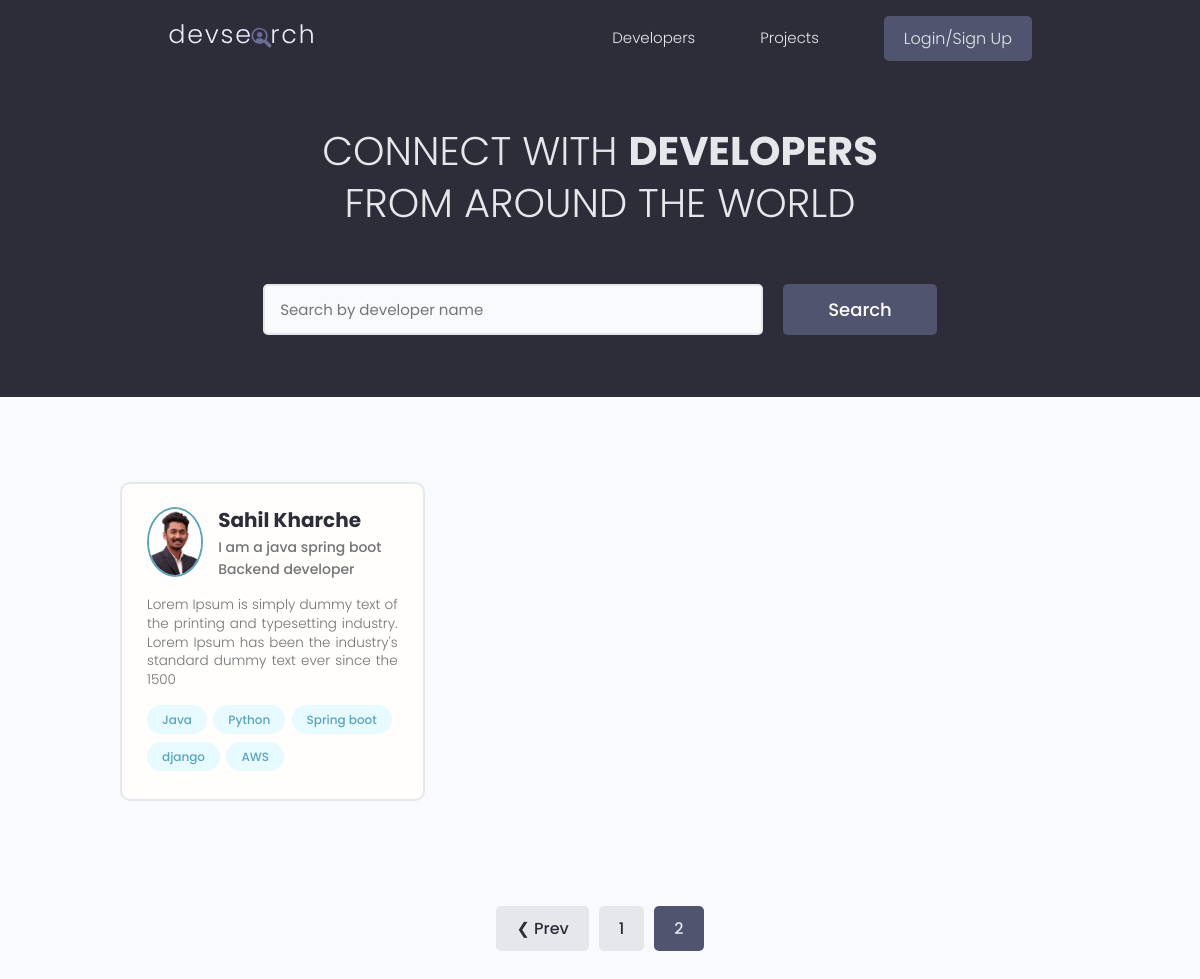
Page /?page=2 on the earlier database version.
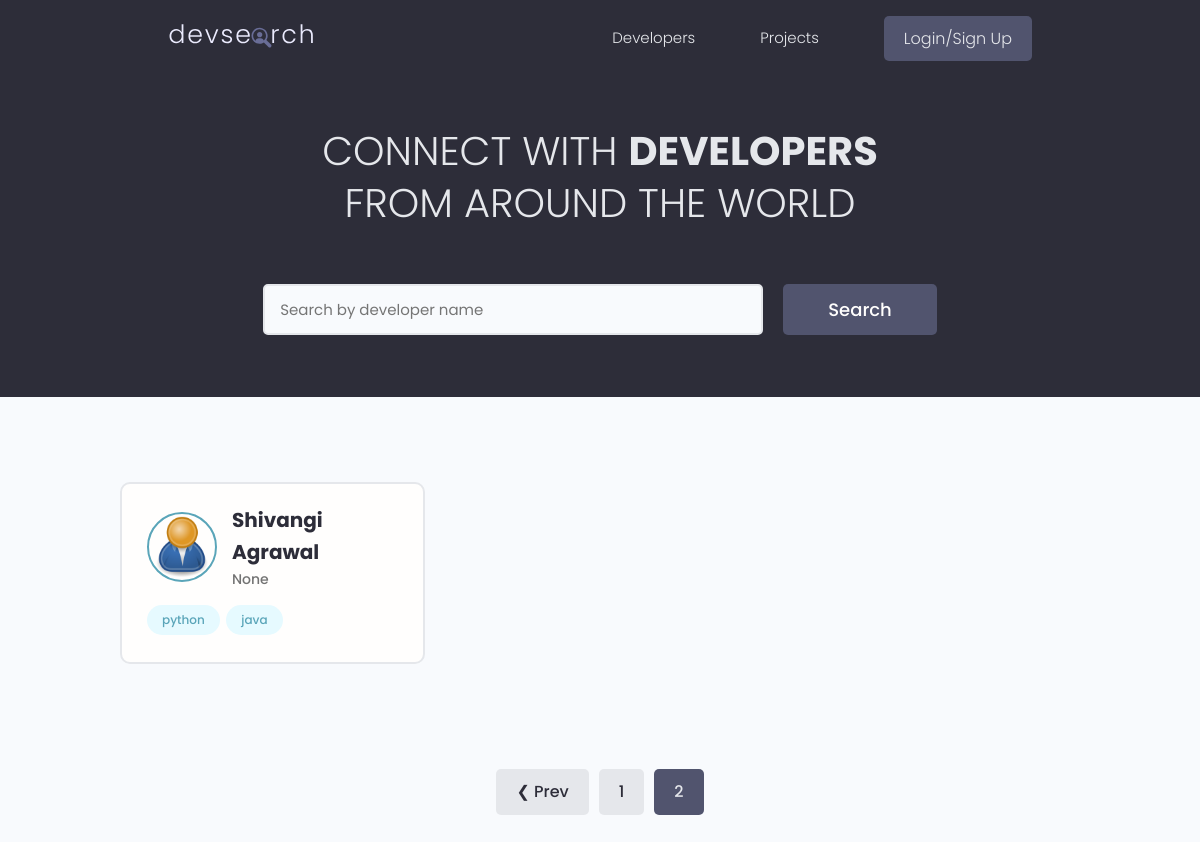
Same page on the later database version.
### users/models.py (models this page shows, shortened)
class Profile(models.Model):
    user = models.OneToOneField(
        User, on_delete=models.CASCADE, null=True, blank=True)
    name = models.CharField(max_length=200, blank=True, null=True)
    email = models.EmailField(max_length=500, blank=True, null=True)
    username = models.CharField(max_length=200, blank=True, null=True)
    location = models.CharField(max_length=200, blank=True, null=True)
    short_intro = models.CharField(max_length=200, blank=True, null=True)
    bio = models.TextField(blank=True, null=True)
    profile_image = models.ImageField(
        null=True, blank=True, upload_to='profiles/', default="profiles/user-default.png")
    social_github = models.CharField(max_length=200, blank=True, null=True)
    social_twitter = models.CharField(max_length=200, blank=True, null=True)
    social_linkedin = models.CharField(max_length=200, blank=True, null=True)
    social_youtube = models.CharField(max_length=200, blank=True, null=True)
    social_website = models.CharField(max_length=200, blank=True, null=True)
    created = models.DateTimeField(auto_now_add=True)
    id = models.UUIDField(default=uuid.uuid4, unique=True,
                          primary_key=True, editable=False)
    class Meta:
        ordering = ['created']
    @property
    def imageURL(self):
        try:
            url = self.profile_image.url
        except:
            url = ''
        return url

class Skill(models.Model):
    owner = models.ForeignKey(
        Profile, on_delete=models.CASCADE, null=True, blank=True)
    name = models.CharField(max_length=200, blank=True, null=True)
    description = models.TextField(null=True, blank=True)
    created = models.DateTimeField(auto_now_add=True)
    id = models.UUIDField(default=uuid.uuid4, unique=True,
                          primary_key=True, editable=False)
    def __str__(self):
        return str(self.name)

### users/views.py (the view)
# urls.py: path('', views.profiles, name="profiles"),
def profiles(request):
    profiles, search_query = searchProfiles(request)
    custom_range, profiles = paginateProfiles(request, profiles, 3)
    context = {'profiles': profiles, 'search_query': search_query,
               'custom_range': custom_range}
    return render(request, 'users/profiles.html', context)

### users/utils.py (called while the page is built)
def paginateProfiles(request, profiles, results):
    page = request.GET.get('page')
    paginator = Paginator(profiles, results)
    try:
        profiles = paginator.page(page)
    except PageNotAnInteger:
        page = 1
        profiles = paginator.page(page)
    except EmptyPage:
        page = paginator.num_pages
        profiles = paginator.page(page)
    leftIndex = (int(page) - 4)
    if leftIndex < 1:
        leftIndex = 1
    rightIndex = (int(page) + 5)
    if rightIndex > paginator.num_pages:
        rightIndex = paginator.num_pages + 1
    custom_range = range(leftIndex, rightIndex)
    return custom_range, profiles

def searchProfiles(request):
    search_query = ''
    if request.GET.get('search_query'):
        search_query = request.GET.get('search_query')
    skills = Skill.objects.filter(name__icontains=search_query)
    profiles = Profile.objects.distinct().filter(
        Q(name__icontains=search_query) |
        Q(short_intro__icontains=search_query) |
        Q(skill__in=skills)
    )
    return profiles, search_query

### users/templates/users/profiles.html (shortened to what this page needs)
{% extends 'main.html' %}
{% block content %}
<main class="home">
    <section class="hero-section text-center">
        <div class="container container--narrow">
            <div class="hero-section__box">
                <h2>CONNECT WITH <span>DEVELOPERS</span></h2>
                <h2>FROM AROUND THE WORLD</h2>
            </div>
            <div class="hero-section__search">
                <form id="searchForm" class="form" action="{% url 'profiles' %}" method="get">
                    <div class="form__field">
                        <input class="input input--text" id="formInput#search" type="text" name="search_query"
                            value="{{search_query}}" placeholder="Search by developer name" />
                    </div>
                    <input class="btn btn--sub btn--lg" type="submit" value="Search" />
                </form>
            </div>
        </div>
    </section>
    <section class="devlist">
        <div class="container">
            <div class="grid grid--three">
                {% for profile in profiles %}
                <div class="column card">
                    <div class="dev">
                        <a href="{% url 'user-profile' profile.id %}" class="card__body">
                            <div class="dev__profile">
                                <img class="avatar avatar--md" src="{{ profile.imageURL }}" alt="image" />
                                <div class="dev__meta">
                                    <h3>{{profile.name}}</h3>
                                    <h5>{{profile.short_intro|slice:"60"}}</h5>
                                </div>
                            </div>
                            <p class="dev__info">{{profile.bio|slice:"150"}}</p>
                            <div class="dev__skills">
                                {% for skill in profile.skill_set.all|slice:"5" %}
                                <span class="tag tag--pill tag--main">
                                    <small>{{skill}}</small>
                                </span>
                                {% endfor %}
                            </div>
                        </a>
                    </div>
                </div>
                {% endfor %}
            </div>
        </div>
    </section>
    {% include 'pagination.html' with queryset=profiles custom_range=custom_range %}
</main>
{% endblock content %}

### templates/main.html (shortened to what this page needs)
<!DOCTYPE html>
{% load static %}
<html>
<head>
    <link rel="stylesheet" href="https://cdn.iconmonstr.com/1.3.0/css/iconmonstr-iconic-font.min.css" />
    <link rel="stylesheet" href="{% static 'uikit/styles/uikit.css' %}" />
    <link rel="stylesheet" href="{% static 'styles/app.css' %}" />
</head>
<body>
    {% include 'navbar.html' %}
    {% block content %}
    {% endblock content %}
</body>
</html>

### templates/navbar.html (shortened to what this page needs)
{% load static %}
<header class="header">
    <div class="container container--narrow">
        <a href="{% url 'profiles' %}" class="header__logo">
            <img src="{% static 'images/logo.svg' %} " alt="DevSearch Logo" />
        </a>
        <nav class="header__nav">
            <ul class="header__menu">
                <li class="header__menuItem"><a href="{% url 'profiles' %}">Developers</a></li>
                <li class="header__menuItem"><a href="{% url 'projects' %}">Projects</a></li>
                {% if request.user.is_authenticated %}
                <li class="header__menuItem"><a href="{% url 'inbox' %}">Inbox</a></li>
                <li class="header__menuItem"><a href="{% url 'account' %}">Account</a></li>
                <li class="header__menuItem"><a href="{% url 'logout' %}" class="btn btn--sub">Logout</a></li>
                {% else %}
                <li class="header__menuItem"><a href="{% url 'login' %}" class="btn btn--sub">Login/Sign Up</a></li>
                {% endif %}
            </ul>
        </nav>
    </div>
</header>

### templates/pagination.html (shortened to what this page needs)
{% if queryset.has_other_pages %}
<div class="pagination">
    <ul class="container">
        {% if queryset.has_previous %}
        <li><a href="?page={{queryset.previous_page_number}}" class="btn page-link"
                data-page="{{queryset.previous_page_number}}">&#10094; Prev</a></li>
        {% endif %}
        {% for page in custom_range %}
        {% if page == queryset.number%}
        <li><a href="?page={{page}}" class="btn page-link btn--sub" data-page="{{page}}">{{page}}</a></li>
        {% else %}
        <li><a href="?page={{page}}" class="btn page-link" data-page="{{page}}">{{page}}</a></li>
        {% endif %}
        {% endfor %}
    </ul>
</div>
{% endif %}

### static/styles/app.css (style rules this page uses)
:root { --color-sub: #2d2d39; }
.btn--sub { background-color: var(--color-sub-light); }
.card { border: 2px solid var(--color-light); }
img { width: 100%; }
.header { position: sticky; z-index: 111; background-color: var(--color-sub); padding: 1.5rem 0; }
.header > .container { display: flex; justify-content: space-between; align-items: center; }
.header__logo > img { height: 3.8rem; }
.header__nav > ul { display: inline-flex; align-items: center; list-style: none; gap: 6.5rem; }
.header__menuItem > a { color: var(--color-light); font-weight: 300; }
.hero-section { height: 40vh; display: flex; align-items: center; background-color: var(--color-sub); }
.hero-section__box { margin-bottom: 4rem; }
.hero-section__box > h2, .hero-section__box > h2 > span { font-size: 4rem; color: var(--color-light); line-height: 1.3; text-transform: uppercase; }
.hero-section__box > h2 { font-weight: 300; }
.hero-section__box > h2 > span { font-weight: 700; }
.hero-section__search > .form { display: flex; align-items: center; justify-content: center; gap: 2rem; }
.hero-section__search > .form input.input--text { width: 50rem; }
.devlist { margin-top: 8rem; }
.devlist .grid { align-items: stretch; }
.devlist .dev .dev__profile { display: flex; align-items: center; gap: 1.5rem; }
.devlist .dev .dev__meta h3 { color: var(--color-sub); font-size: 2rem; font-weight: 700; }
.devlist .dev .dev__meta h5 { color: var(--color-text); font-size: 1.4rem; font-weight: 500; }
.pagination { margin-top: 8rem; margin-bottom: 10rem; }
.pagination > ul { flex-wrap: wrap; list-style: none; display: flex; align-items: center; justify-content: center; gap: 1rem; }
.pagination .btn { color: var(--color-sub); }
.pagination .btn.btn--sub { color: var(--color-light); }

### static/uikit/styles/modules/_variables.css (style rules this page uses)
:root { --color-main: #5aa5b9; --color-main-light: #e6faff; --color-sub: #3f4156; --color-sub-light: #51546e; --color-sub-lighter: #ededfd; --color-text: #737373; --color-gray: #8b8b8b; --color-light: #e5e7eb; --color-light-gray: #767676; --color-bg: #f8fafd; --color-white: #fffefd; --color-white-light: #f3f3f3; --color-success: #359e64; --color-success-bg: #def8e8; --color-error: #fc4b0b; --color-error-bg: #fff2ee; --font-base: 'Poppins', arial, helvetica, 'Segoe UI', roboto, ubuntu, sans-serif; --font-monospace: 'Fira Code', 'Courier New', courier, monospace; --font-regular: 300; --font-medium: 500; --font-bold: 700; --generic-shadow: 1px 1px 5px #00000010; --generic-transition: all 0.3s ease-in-out; }

### static/uikit/styles/modules/_base.css (style rules this page uses)
* { margin: 0; padding: 0; box-sizing: border-box; text-rendering: optimizeLegibility; color: inherit; font-size: inherit; }
html { font-size: 50%; }
@media only screen and (min-width: 480px) { html { font-size: 56.25%; } }
@media only screen and (min-width: 1200px) { html { font-size: 62.5%; } }
body { line-height: 1.6; font-weight: 400; font-size: 1.5rem; color: var(--color-text); background-color: var(--color-bg); min-height: 100vh; }

### static/uikit/styles/modules/_typography.css (style rules this page uses)
* { font-family: var(--font-base); }
h2 { font-size: 3.6rem; font-weight: var(--font-bold); }
h3 { font-size: 3.2rem; font-weight: var(--font-medium); }
h5 { font-size: 2.4rem; font-weight: var(--font-medium); }
h5, h6 { font-weight: var(--font-regular); }
p, span, strong { font-size: 1.6rem; color: var(--color-text); font-weight: var(--font-regular); }
a { padding-bottom: 2px; text-decoration: none; display: inline-block; color: var(--color-main); font-weight: var(--font-medium); }

### static/uikit/styles/modules/_utilities.css (style rules this page uses)
.container { width: 92%; max-width: 165rem; margin: 0 auto; box-sizing: border-box; }
.container--narrow { width: 92%; max-width: 120rem; }
@media screen and (min-width: 1000px) { .container { width: 90%; } }
@media screen and (min-width: 1000px) { .container--narrow { width: 85%; } }
@media screen and (min-width: 1200px) { .container { width: 80%; } }
@media screen and (min-width: 1200px) { .container--narrow { width: 72%; } }
.text-center { text-align: center; }

### static/uikit/styles/modules/_avatar.css (style rules this page uses)
.avatar { border-radius: 50%; border: 2px solid var(--color-main); object-fit: cover; }
.avatar--md { height: 7rem; width: 7rem; }

### static/uikit/styles/modules/_card.css (style rules this page uses)
.card { border-radius: 1rem; background-color: var(--color-white); border: 1.5px solid var(--color-light); width: auto; height: auto; margin-top: 0.5rem; margin-bottom: 0.5rem; overflow: hidden; }
.card__body, .card__header { padding: 2rem 2.5rem; }

Differences in the rows shown:
removed Profile: imageURL (picture), name "Sahil Kharche", short_intro "I am a java spring boot Backend developer", bio "Lorem Ipsum is simply dummy text of the printing and typesetting industry. Lorem Ipsum has been the industry's standard dummy text ever since the 1500"
removed Skill: name "Java", shown under "Sahil Kharche"
removed Skill: name "Python", shown under "Sahil Kharche"
removed Skill: name "Spring boot", shown under "Sahil Kharche"
removed Skill: name "django", shown under "Sahil Kharche"
removed Skill: name "AWS", shown under "Sahil Kharche"
added Profile: imageURL (placeholder picture), name "Shivangi Agrawal", short_intro "None"
added Skill: name "python", shown under "Shivangi Agrawal"
added Skill: name "java", shown under "Shivangi Agrawal"
